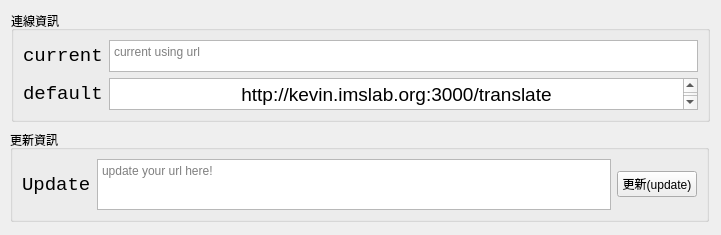
<?xml version="1.0" encoding="UTF-8"?>
<ui version="4.0">
 <class>configBox</class>
 <widget class="QWidget" name="configBox">
  <property name="geometry">
   <rect>
    <x>0</x>
    <y>0</y>
    <width>721</width>
    <height>235</height>
   </rect>
  </property>
  <property name="windowTitle">
   <string>Form</string>
  </property>
  <widget class="QGroupBox" name="groupBox">
   <property name="geometry">
    <rect>
     <x>11</x>
     <y>11</y>
     <width>699</width>
     <height>111</height>
    </rect>
   </property>
   <property name="title">
    <string>連線資訊</string>
   </property>
   <layout class="QGridLayout" name="gridLayout">
    <item row="0" column="0">
     <widget class="QLabel" name="current">
      <property name="font">
       <font>
        <family>Consolas</family>
        <pointsize>14</pointsize>
       </font>
      </property>
      <property name="text">
       <string>current</string>
      </property>
     </widget>
    </item>
    <item row="0" column="1">
     <widget class="QTextEdit" name="change_field">
      <property name="placeholderText">
       <string>current using url</string>
      </property>
     </widget>
    </item>
    <item row="1" column="0">
     <widget class="QLabel" name="default_2">
      <property name="font">
       <font>
        <family>Consolas</family>
        <pointsize>14</pointsize>
       </font>
      </property>
      <property name="text">
       <string>default</string>
      </property>
     </widget>
    </item>
    <item row="1" column="1">
     <widget class="QTextBrowser" name="default_field">
      <property name="html">
       <string>&lt;!DOCTYPE HTML PUBLIC &quot;-//W3C//DTD HTML 4.0//EN&quot; &quot;http://www.w3.org/TR/REC-html40/strict.dtd&quot;&gt;
&lt;html&gt;&lt;head&gt;&lt;meta name=&quot;qrichtext&quot; content=&quot;1&quot; /&gt;&lt;style type=&quot;text/css&quot;&gt;
p, li { white-space: pre-wrap; }
&lt;/style&gt;&lt;/head&gt;&lt;body style=&quot; font-family:'PMingLiU'; font-size:9pt; font-weight:400; font-style:normal;&quot;&gt;
&lt;p align=&quot;center&quot; style=&quot; margin-top:0px; margin-bottom:0px; margin-left:0px; margin-right:0px; -qt-block-indent:0; text-indent:0px;&quot;&gt;&lt;span style=&quot; font-size:14pt;&quot;&gt;http://kevin.imslab.org:3000/translate&lt;/span&gt;&lt;/p&gt;&lt;/body&gt;&lt;/html&gt;</string>
      </property>
     </widget>
    </item>
   </layout>
  </widget>
  <widget class="QGroupBox" name="groupBox_2">
   <property name="geometry">
    <rect>
     <x>10</x>
     <y>130</y>
     <width>699</width>
     <height>92</height>
    </rect>
   </property>
   <property name="title">
    <string>更新資訊</string>
   </property>
   <layout class="QHBoxLayout" name="horizontalLayout">
    <item>
     <widget class="QLabel" name="default_3">
      <property name="font">
       <font>
        <family>Consolas</family>
        <pointsize>14</pointsize>
       </font>
      </property>
      <property name="text">
       <string>Update</string>
      </property>
     </widget>
    </item>
    <item>
     <widget class="QTextEdit" name="update_field">
      <property name="html">
       <string>&lt;!DOCTYPE HTML PUBLIC &quot;-//W3C//DTD HTML 4.0//EN&quot; &quot;http://www.w3.org/TR/REC-html40/strict.dtd&quot;&gt;
&lt;html&gt;&lt;head&gt;&lt;meta name=&quot;qrichtext&quot; content=&quot;1&quot; /&gt;&lt;style type=&quot;text/css&quot;&gt;
p, li { white-space: pre-wrap; }
&lt;/style&gt;&lt;/head&gt;&lt;body style=&quot; font-family:'PMingLiU'; font-size:9pt; font-weight:400; font-style:normal;&quot;&gt;
&lt;p align=&quot;center&quot; style=&quot;-qt-paragraph-type:empty; margin-top:0px; margin-bottom:0px; margin-left:0px; margin-right:0px; -qt-block-indent:0; text-indent:0px;&quot;&gt;&lt;br /&gt;&lt;/p&gt;&lt;/body&gt;&lt;/html&gt;</string>
      </property>
      <property name="placeholderText">
       <string>update your url here!</string>
      </property>
     </widget>
    </item>
    <item>
     <widget class="QPushButton" name="updateBtn">
      <property name="text">
       <string>更新(update)</string>
      </property>
     </widget>
    </item>
   </layout>
  </widget>
 </widget>
 <resources/>
 <connections/>
</ui>
